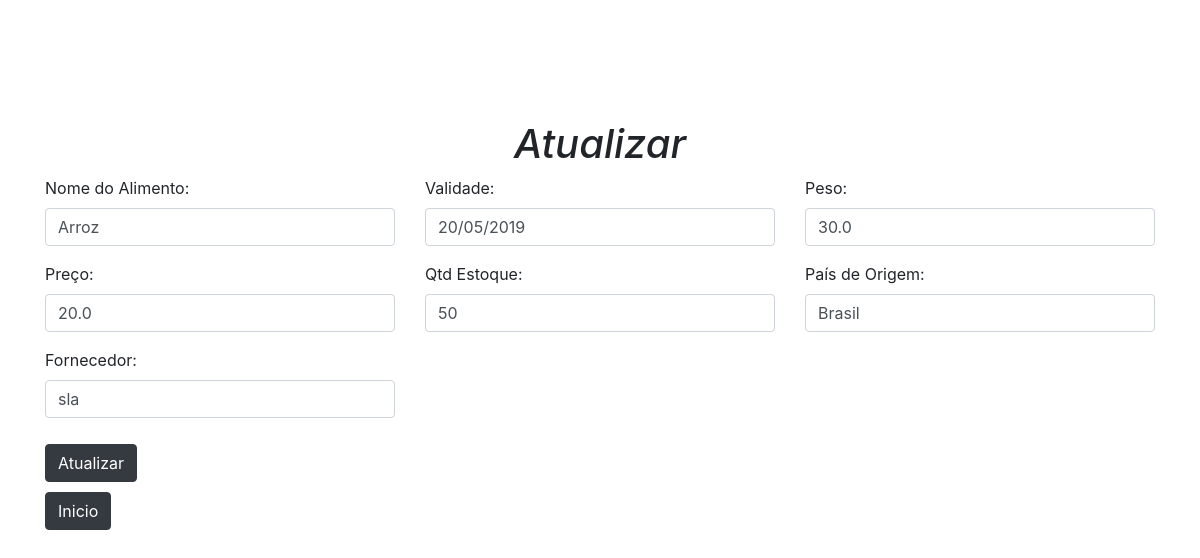
Page /atualizar/1 on the committed database.
### alimentos/controllers/default.py (models this page shows, shortened)
class Alimento(db.Model):
    __tablename__ = "alimentos"
    _id = db.Column(db.Integer, primary_key=True, autoincrement=True)
    nome_produto = db.Column(db.String)
    validade = db.Column(db.String)
    peso_produto = db.Column(db.Float)
    preco = db.Column(db.Float)
    quantidade = db.Column(db.Integer)
    pais_origem = db.Column(db.String)
    fornecedor = db.Column(db.String)

### alimentos/controllers/default.py (the view, shortened to what this page needs)
@app.route("/atualizar/<int:id>", methods=['GET', 'POST'])
def atualizar(id):
    alimento = Alimento.query.filter_by(_id=id).first()
    return render_template("atualizar.html" , alimento = alimento)

### alimentos/templates/atualizar.html (shortened to what this page needs)
{% extends "base.html" %}
{% block main %}
<div class="container" style="margin-top: 10%;">
    <h1 style="text-align: center;"><em>Atualizar</em></h1>
    <form action="" method="POST">
        <div class="row">
            <div class="col-md-4">
                <div class="form-group">
                    <label class="control-label">Nome do Alimento:</label>
                    <input type="text" class="form-control" value="{{ alimento.nome_produto}}" name="nome_produto">
                </div>
            </div>
            <div class="col-md-4">
                <div class="form-group">
                    <label class="control-label">Validade:</label>
                    <input type="text" class="form-control" value="{{ alimento.validade }}" name="validade">
                </div>
            </div>
            <div class="col-md-4">
                <div class="form-group">
                    <label class="control-label">Peso:</label>
                    <input type="text" class="form-control" value="{{ alimento.peso_produto }}" name="peso_produto">
                </div>
            </div>
            <div class="col-md-4">
                <div class="form-group">
                    <label class="control-label">Preço:</label>
                    <input type="text" class="form-control" value="{{ alimento.preco }}" name="preco">
                </div>
            </div>
            <div class="col-md-4">
                <div class="form-group">
                    <label class="control-label">Qtd Estoque:</label>
                    <input type="text" class="form-control" value="{{ alimento.quantidade }}" name="quantidade">
                </div>
            </div>
            <div class="col-md-4">
                <div class="form-group">
                    <label class="control-label">País de Origem:</label>
                    <input type="text" class="form-control" value="{{ alimento.pais_origem }}" name="pais_origem">
                </div>
            </div>
            <div class="col-md-4">
                <div class="form-group">
                    <label class="control-label">Fornecedor:</label>
                    <input type="text" class="form-control" value="{{ alimento.fornecedor }}" name="fornecedor">
                </div>
            </div>
        </div>
        <div style="margin: 10px 0px 10px 0px;">
            <input class="btn btn-dark" type="submit" value="Atualizar" class="enviar">
        </div>
    </form>
    <a href="/home" class="btn btn-dark butaozin">Inicio</a>
</div>
{% endblock main %}

### rows in the picture
Alimento: nome_produto "Arroz", validade "20/05/2019", peso_produto "30.0", preco "20.0", quantidade "50", pais_origem "Brasil", fornecedor "sla"
